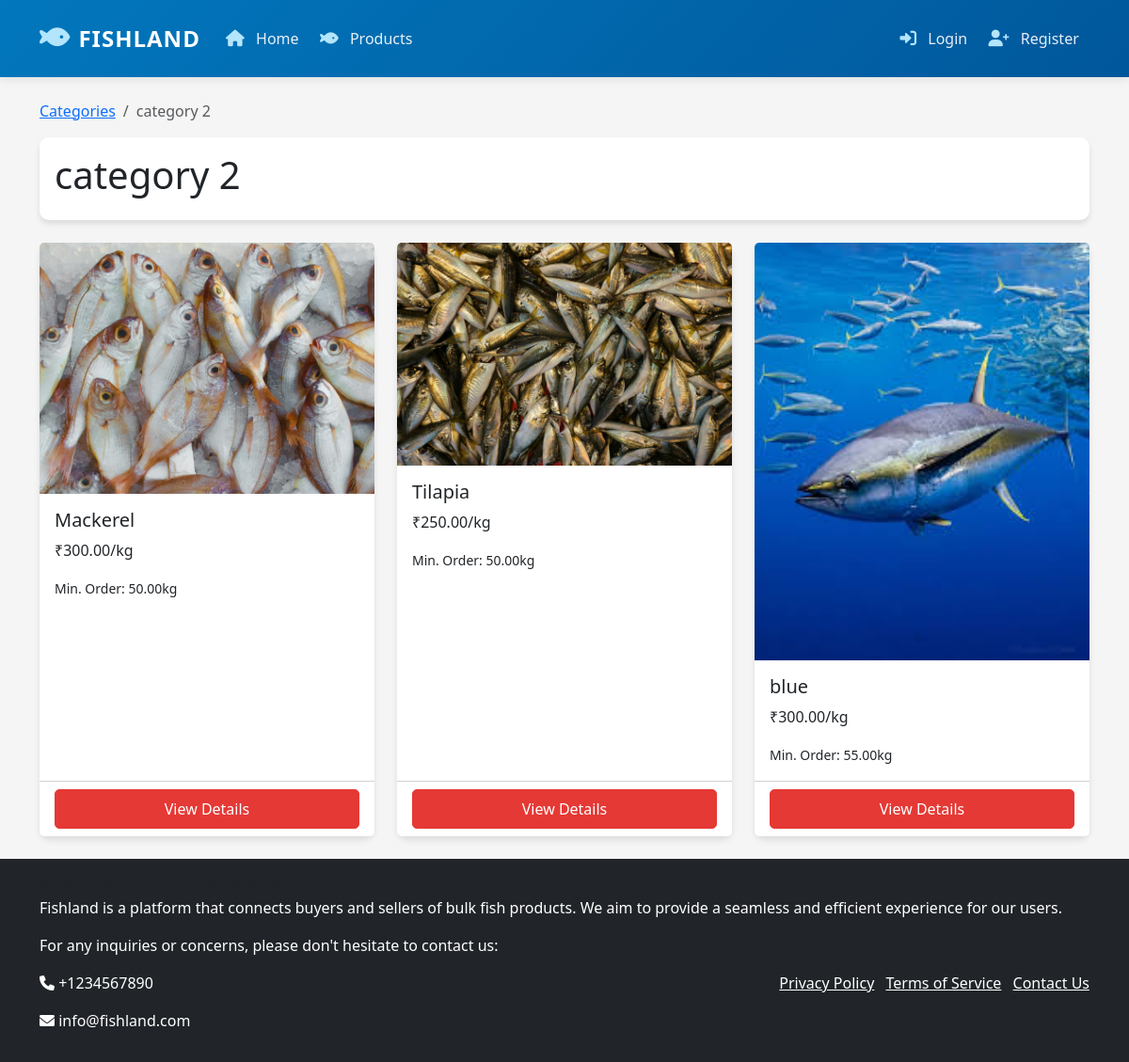
The page /products/categories/2/ on the database its author committed.
### products/models.py (models this page shows, shortened)
class Category(models.Model):
    name = models.CharField(max_length=100)
    description = models.TextField(blank=True)
    image = models.ImageField(upload_to='category_images/', blank=True)
    class Meta:
        verbose_name_plural = 'Categories'

class Product(models.Model):
    seller = models.ForeignKey(settings.AUTH_USER_MODEL, on_delete=models.CASCADE)
    category = models.ForeignKey(Category, on_delete=models.SET_NULL, null=True)
    name = models.CharField(max_length=200)
    description = models.TextField()
    price_per_kg = models.DecimalField(max_digits=10, decimal_places=2)
    minimum_order_quantity = models.DecimalField(
        max_digits=10,
        decimal_places=2,
        validators=[MinValueValidator(0.01)]
    )
    stock_quantity = models.DecimalField(
        max_digits=10,
        decimal_places=2,
        validators=[MinValueValidator(0.0)]
    )
    image = models.ImageField(upload_to='product_images/')
    is_available = models.BooleanField(default=True)
    is_approved = models.BooleanField(default=False)
    created_at = models.DateTimeField(auto_now_add=True)
    updated_at = models.DateTimeField(auto_now=True)

### products/views.py (the view)
# urls.py: path('categories/<int:category_id>/', views.category_detail, name='category_detail'),
def category_detail(request, category_id):
    category = get_object_or_404(Category, id=category_id)
    products = Product.objects.filter(
        category=category,
        is_approved=True,
        is_available=True
    ).order_by('-created_at')
    paginator = Paginator(products, 12)
    page = request.GET.get('page')
    products = paginator.get_page(page)
    context = {
        'category': category,
        'products': products
    }
    return render(request, 'products/category_detail.html', context)

### templates/products/category_detail.html (shortened to what this page needs)
{% extends 'base.html' %}
{% load static %}
{% block content %}
<div class="container mt-4">
    <nav aria-label="breadcrumb">
        <ol class="breadcrumb">
            <li class="breadcrumb-item"><a href="{% url 'products:category_list' %}">Categories</a></li>
            <li class="breadcrumb-item active" aria-current="page">{{ category.name }}</li>
        </ol>
    </nav>
    <div class="row mb-4">
        <div class="col-12">
            <div class="card">
                <div class="card-body">
                    <h1 class="card-title">{{ category.name }}</h1>
                </div>
            </div>
        </div>
    </div>
    <div class="row">
        {% for product in products %}
        <div class="col-md-4 mb-4">
            <div class="card h-100">
                <img src="{{ product.image.url }}" class="card-img-top" alt="{{ product.name }}">
                <div class="card-body">
                    <h5 class="card-title">{{ product.name }}</h5>
                    <p class="card-text">₹{{ product.price_per_kg }}/kg</p>
                    <p class="card-text"><small>Min. Order: {{ product.minimum_order_quantity }}kg</small></p>
                </div>
                <div class="card-footer bg-white">
                    <a href="{% url 'products:product_detail' product.id %}" class="btn btn-primary w-100">View Details</a>
                </div>
            </div>
        </div>
        {% empty %}
        <div class="col-12">
            <div class="alert alert-info">
                No products found in this category.
            </div>
        </div>
        {% endfor %}
    </div>
</div>
{% endblock %}

### rows shown on the page
Category: name "category 2"
Product: image (picture), name "Mackerel", price_per_kg "300.00", minimum_order_quantity "50.00"
Product: image (picture), name "Tilapia", price_per_kg "250.00", minimum_order_quantity "50.00"
Product: image (picture), name "blue", price_per_kg "300.00", minimum_order_quantity "55.00"
